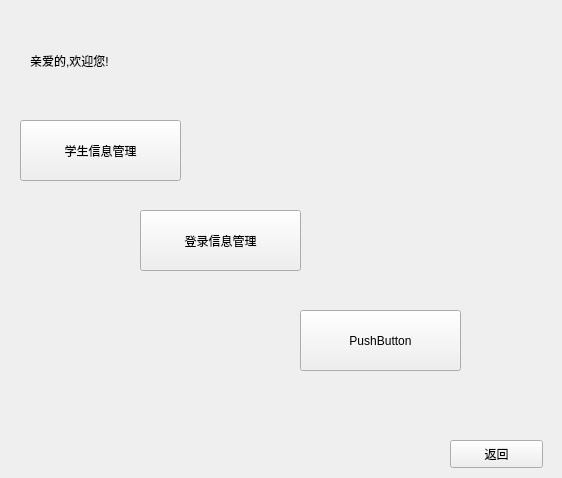
<?xml version="1.0" encoding="UTF-8"?>
<ui version="4.0">
 <class>AdminSelect</class>
 <widget class="QWidget" name="AdminSelect">
  <property name="geometry">
   <rect>
    <x>0</x>
    <y>0</y>
    <width>562</width>
    <height>478</height>
   </rect>
  </property>
  <property name="windowTitle">
   <string>Form</string>
  </property>
  <widget class="QLabel" name="Labwelcome">
   <property name="geometry">
    <rect>
     <x>30</x>
     <y>30</y>
     <width>281</width>
     <height>61</height>
    </rect>
   </property>
   <property name="text">
    <string>亲爱的,欢迎您!</string>
   </property>
  </widget>
  <widget class="QPushButton" name="Btnstu">
   <property name="geometry">
    <rect>
     <x>20</x>
     <y>120</y>
     <width>161</width>
     <height>61</height>
    </rect>
   </property>
   <property name="text">
    <string>学生信息管理</string>
   </property>
  </widget>
  <widget class="QPushButton" name="Btnlogin">
   <property name="geometry">
    <rect>
     <x>140</x>
     <y>210</y>
     <width>161</width>
     <height>61</height>
    </rect>
   </property>
   <property name="text">
    <string>登录信息管理</string>
   </property>
  </widget>
  <widget class="QPushButton" name="pushButton_3">
   <property name="geometry">
    <rect>
     <x>300</x>
     <y>310</y>
     <width>161</width>
     <height>61</height>
    </rect>
   </property>
   <property name="text">
    <string>PushButton</string>
   </property>
  </widget>
  <widget class="QPushButton" name="Btnback">
   <property name="geometry">
    <rect>
     <x>450</x>
     <y>440</y>
     <width>93</width>
     <height>28</height>
    </rect>
   </property>
   <property name="text">
    <string>返回</string>
   </property>
  </widget>
 </widget>
 <resources/>
 <connections/>
</ui>
